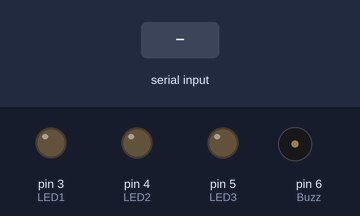
A sketch run on a simulated Arduino Uno, built with avr-gcc and run on an emulated ATmega328P. Shown: output pins drawn as LEDs (lit = HIGH), buzzer (waves = sounding, pin HIGH). The inputs (shaded band) are chosen by the test bench.

Above: at 1.2 s.
1.3 s: "1" received over Serial
At 2.1 s:
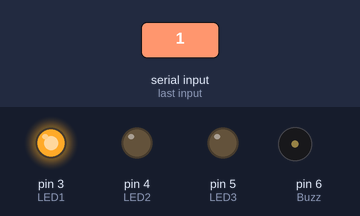
2.8 s: "1" received over Serial
At 3.2 s:
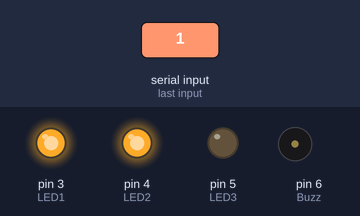
4.3 s: "2" received over Serial
At 5.5 s:
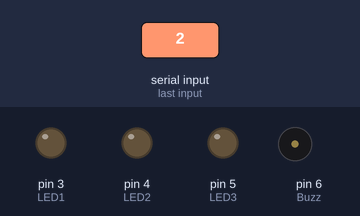
Timing chart, 0 to 7.3 s (numbered marks = the images above; inputs shaded):
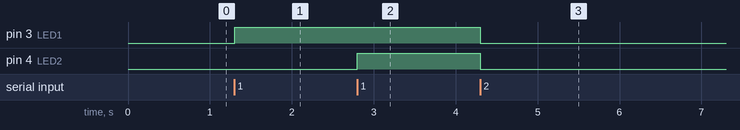

The sketch:

LED_buzzer_control_code.ino
```cpp
// assign pins for LEDs and buzzer
int LED1 = 3;
int LED2 = 4;
int LED3 = 5;
int Buzz = 6;
int dataFromUser; // declare a variable to receive serial data
int count=0; // declare a counter which will be used to turn ON the LEDs and buzzer sequentially
void setup()
{
    // set the pin mode for all the LED and buzzer pins
    pinMode(LED1,OUTPUT);
    pinMode(LED2,OUTPUT);
    pinMode(LED3,OUTPUT);
    pinMode(Buzz,OUTPUT);
    Serial.begin(9600);
}

void loop()
 {
  while(Serial.available())
  {
  dataFromUser = Serial.read();
  // when the serial data is 1, it means anomalous. The counter value will be checked every time for turning the LEDs On.
  if(dataFromUser == '1' && count==0)
  {
    digitalWrite(LED1,HIGH);
    count++;
  }
  else if(dataFromUser == '1' && count==1)
  {
    digitalWrite(LED2,HIGH);
    count++;
  }
  else if(dataFromUser == '1' && count==2)
  {
    digitalWrite(LED3,HIGH);
    count++;
  }
  else if(dataFromUser == '1' && count==3)
  {
    digitalWrite(Buzz,HIGH);
  }
  // if serial data is 2, then the activity is normal. The digital pin values of LEDs and buzzer is set to LOW and the counter is re-initialized.
  else if(dataFromUser == '2' )
  {
    digitalWrite(LED1,LOW);
    digitalWrite(LED2,LOW);
    digitalWrite(LED3,LOW);
    digitalWrite(Buzz,LOW);
    count=0;
  }
//Serial.print(dataFromUser);
}
}
```

Measured:
- after the input at 1.3 s, pin 3 (LED1): LOW → HIGH at once
- after the input at 2.8 s, pin 4 (LED2): LOW → HIGH at once
- after the input at 4.3 s, pin 3 (LED1), pin 4 (LED2): HIGH → LOW at once
